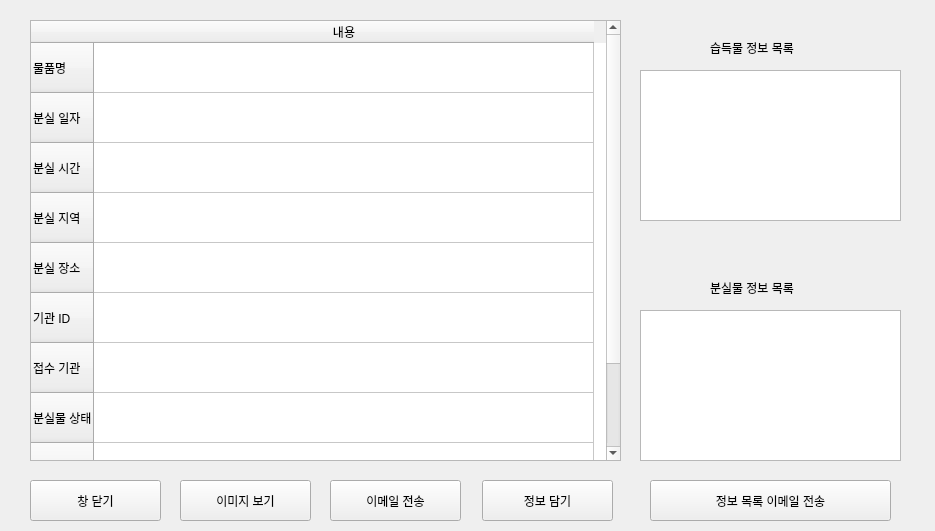
<?xml version="1.0" encoding="UTF-8"?>
<ui version="4.0">
 <class>Form</class>
 <widget class="QWidget" name="Form">
  <property name="geometry">
   <rect>
    <x>0</x>
    <y>0</y>
    <width>935</width>
    <height>531</height>
   </rect>
  </property>
  <property name="windowTitle">
   <string>분실물 상세 정보</string>
  </property>
  <widget class="QLabel" name="label_2">
   <property name="geometry">
    <rect>
     <x>710</x>
     <y>280</y>
     <width>131</width>
     <height>16</height>
    </rect>
   </property>
   <property name="text">
    <string>분실물 정보 목록</string>
   </property>
  </widget>
  <widget class="QPushButton" name="pushButton_5">
   <property name="geometry">
    <rect>
     <x>180</x>
     <y>480</y>
     <width>131</width>
     <height>41</height>
    </rect>
   </property>
   <property name="text">
    <string>이미지 보기</string>
   </property>
  </widget>
  <widget class="QPushButton" name="pushButton_3">
   <property name="geometry">
    <rect>
     <x>482</x>
     <y>480</y>
     <width>131</width>
     <height>41</height>
    </rect>
   </property>
   <property name="text">
    <string>정보 담기</string>
   </property>
  </widget>
  <widget class="QPushButton" name="pushButton">
   <property name="geometry">
    <rect>
     <x>330</x>
     <y>480</y>
     <width>131</width>
     <height>41</height>
    </rect>
   </property>
   <property name="text">
    <string>이메일 전송</string>
   </property>
  </widget>
  <widget class="QPushButton" name="pushButton_2">
   <property name="geometry">
    <rect>
     <x>30</x>
     <y>480</y>
     <width>131</width>
     <height>41</height>
    </rect>
   </property>
   <property name="text">
    <string>창 닫기</string>
   </property>
  </widget>
  <widget class="QPushButton" name="pushButton_4">
   <property name="geometry">
    <rect>
     <x>650</x>
     <y>480</y>
     <width>241</width>
     <height>41</height>
    </rect>
   </property>
   <property name="text">
    <string>정보 목록 이메일 전송</string>
   </property>
  </widget>
  <widget class="QLabel" name="label">
   <property name="geometry">
    <rect>
     <x>710</x>
     <y>40</y>
     <width>141</width>
     <height>16</height>
    </rect>
   </property>
   <property name="text">
    <string>습득물 정보 목록</string>
   </property>
  </widget>
  <widget class="QListWidget" name="listWidget_2">
   <property name="geometry">
    <rect>
     <x>640</x>
     <y>310</y>
     <width>261</width>
     <height>151</height>
    </rect>
   </property>
  </widget>
  <widget class="QTableWidget" name="tableWidget">
   <property name="geometry">
    <rect>
     <x>30</x>
     <y>20</y>
     <width>591</width>
     <height>441</height>
    </rect>
   </property>
   <attribute name="horizontalHeaderCascadingSectionResizes">
    <bool>true</bool>
   </attribute>
   <attribute name="horizontalHeaderDefaultSectionSize">
    <number>500</number>
   </attribute>
   <attribute name="horizontalHeaderHighlightSections">
    <bool>true</bool>
   </attribute>
   <attribute name="verticalHeaderDefaultSectionSize">
    <number>50</number>
   </attribute>
   <row>
    <property name="text">
     <string>물품명</string>
    </property>
   </row>
   <row>
    <property name="text">
     <string>분실 일자</string>
    </property>
   </row>
   <row>
    <property name="text">
     <string>분실 시간</string>
    </property>
   </row>
   <row>
    <property name="text">
     <string>분실 지역</string>
    </property>
   </row>
   <row>
    <property name="text">
     <string>분실 장소</string>
    </property>
   </row>
   <row>
    <property name="text">
     <string>기관 ID</string>
    </property>
   </row>
   <row>
    <property name="text">
     <string>접수 기관</string>
    </property>
   </row>
   <row>
    <property name="text">
     <string>분실물 상태</string>
    </property>
   </row>
   <row>
    <property name="text">
     <string>문의번호</string>
    </property>
   </row>
   <row>
    <property name="text">
     <string>특이사항</string>
    </property>
   </row>
   <column>
    <property name="text">
     <string>내용</string>
    </property>
   </column>
   <item row="0" column="0">
    <property name="text">
     <string/>
    </property>
   </item>
   <item row="9" column="0">
    <property name="text">
     <string/>
    </property>
    <property name="font">
     <font>
      <pointsize>10</pointsize>
     </font>
    </property>
   </item>
  </widget>
  <widget class="QListWidget" name="listWidget">
   <property name="geometry">
    <rect>
     <x>640</x>
     <y>70</y>
     <width>261</width>
     <height>151</height>
    </rect>
   </property>
  </widget>
 </widget>
 <resources/>
 <connections>
  <connection>
   <sender>pushButton_2</sender>
   <signal>clicked()</signal>
   <receiver>Form</receiver>
   <slot>click_close()</slot>
   <hints>
    <hint type="sourcelabel">
     <x>64</x>
     <y>502</y>
    </hint>
    <hint type="destinationlabel">
     <x>4</x>
     <y>491</y>
    </hint>
   </hints>
  </connection>
  <connection>
   <sender>pushButton_5</sender>
   <signal>clicked()</signal>
   <receiver>Form</receiver>
   <slot>print_image()</slot>
   <hints>
    <hint type="sourcelabel">
     <x>200</x>
     <y>491</y>
    </hint>
    <hint type="destinationlabel">
     <x>179</x>
     <y>471</y>
    </hint>
   </hints>
  </connection>
  <connection>
   <sender>pushButton</sender>
   <signal>clicked()</signal>
   <receiver>Form</receiver>
   <slot>transmit_email()</slot>
   <hints>
    <hint type="sourcelabel">
     <x>400</x>
     <y>502</y>
    </hint>
    <hint type="destinationlabel">
     <x>415</x>
     <y>468</y>
    </hint>
   </hints>
  </connection>
  <connection>
   <sender>pushButton_3</sender>
   <signal>clicked()</signal>
   <receiver>Form</receiver>
   <slot>put_on_list()</slot>
   <hints>
    <hint type="sourcelabel">
     <x>566</x>
     <y>493</y>
    </hint>
    <hint type="destinationlabel">
     <x>572</x>
     <y>471</y>
    </hint>
   </hints>
  </connection>
  <connection>
   <sender>pushButton_4</sender>
   <signal>clicked()</signal>
   <receiver>Form</receiver>
   <slot>transmit_email_list()</slot>
   <hints>
    <hint type="sourcelabel">
     <x>837</x>
     <y>500</y>
    </hint>
    <hint type="destinationlabel">
     <x>899</x>
     <y>471</y>
    </hint>
   </hints>
  </connection>
  <connection>
   <sender>listWidget</sender>
   <signal>clicked(QModelIndex)</signal>
   <receiver>Form</receiver>
   <slot>click_founds_list(QModelIndex)</slot>
   <hints>
    <hint type="sourcelabel">
     <x>700</x>
     <y>110</y>
    </hint>
    <hint type="destinationlabel">
     <x>685</x>
     <y>40</y>
    </hint>
   </hints>
  </connection>
  <connection>
   <sender>listWidget_2</sender>
   <signal>clicked(QModelIndex)</signal>
   <receiver>Form</receiver>
   <slot>click_losts_list(QModelIndex)</slot>
   <hints>
    <hint type="sourcelabel">
     <x>668</x>
     <y>337</y>
    </hint>
    <hint type="destinationlabel">
     <x>662</x>
     <y>255</y>
    </hint>
   </hints>
  </connection>
 </connections>
 <slots>
  <slot>click_close()</slot>
  <slot>print_image()</slot>
  <slot>transmit_email()</slot>
  <slot>put_on_list()</slot>
  <slot>transmit_email_list()</slot>
  <slot>click_founds_list(QModelIndex)</slot>
  <slot>click_losts_list(QModelIndex)</slot>
 </slots>
</ui>
